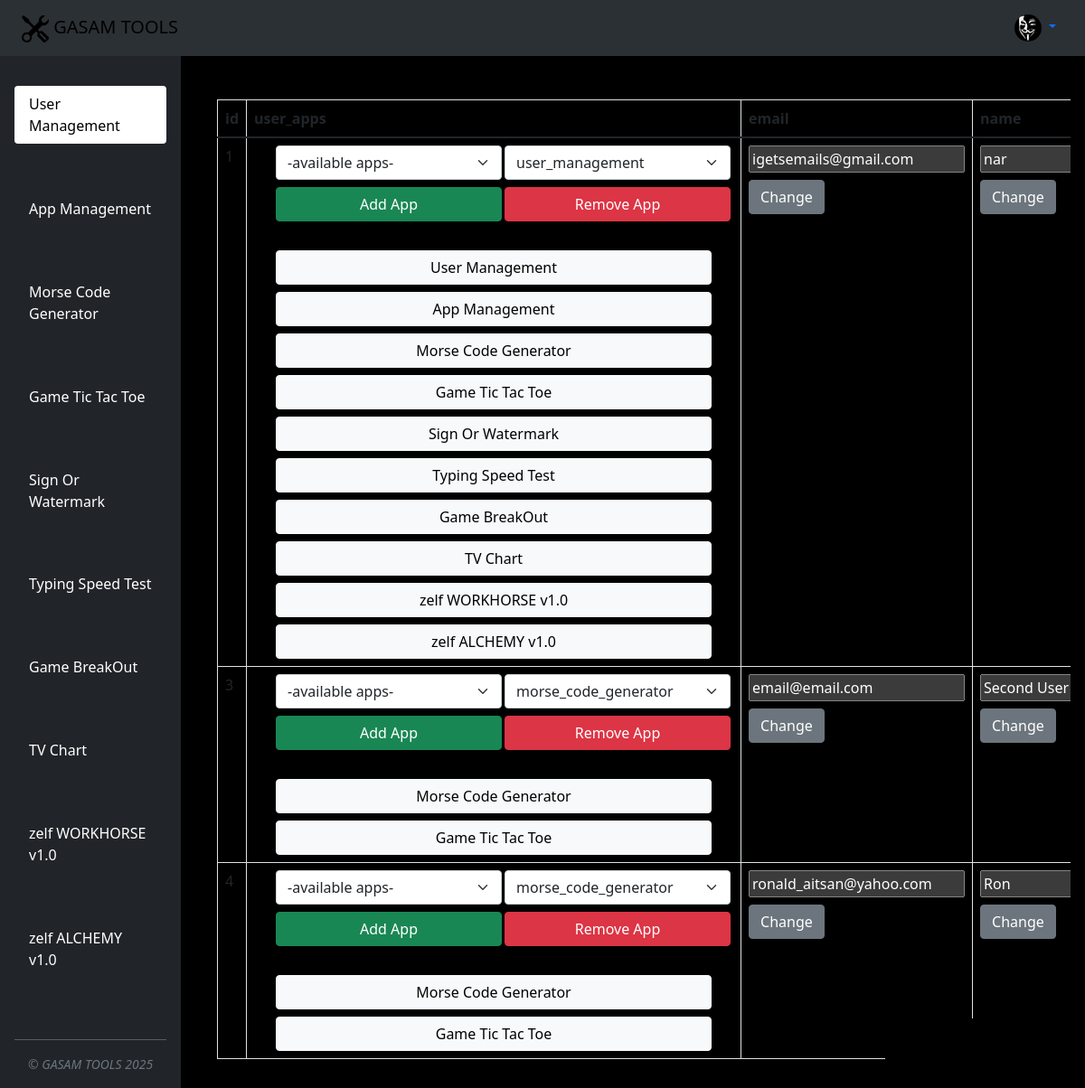
Screenshot of /app/user_management (signed in) with the database file from the repository.
### main.py (models this page shows)
class GasamApp(db.Model):
    __tablename__ = "gasam_apps"
    id = db.Column(db.Integer, primary_key=True)
    title = db.Column(db.String(250), unique=True, nullable=False)
    subtitle = db.Column(db.String(250))
    app_url = db.Column(db.String(250), unique=True)
    users = relationship("User", secondary=user_app_association, back_populates="apps")

### main.py (the view)
@app.route("/app/<app_name>", methods=["GET", "POST", "PUT"])
@login_required
def access_app(app_name):
    allowed_user_apps = []
    for this_app in current_user.apps:
        allowed_user_apps.append(this_app.app_url)
    if request.method == "POST":
        return_data = request.form
    else:
        return_data = False
    html_file_path = os.path.join('apps', app_name, f'{app_name}.html')
    js_file_path = os.path.join('apps', app_name, 'js', '_registry.html')
    css_file_path = os.path.join('apps', app_name, 'css', '_registry.html')
    with open(html_file_path, 'r') as file:
        html_content = file.read()
    with open(js_file_path, 'r') as file:
        js_html_content = file.read()
    with open(css_file_path, 'r') as file:
        css_html_content = file.read()
    try:
        module_name = f"apps.{app_name}.{app_name}"
        app_manager = importlib.import_module(module_name)
    except ImportError:
        return f"Error: No {app_name}.py found for {app_name}", 404
    if current_user.approved and app_name in allowed_user_apps:
        if request.method == 'PUT':
            content_type = request.headers.get('Content-Type')
            if content_type and 'application/json' in content_type:
                json_data = request.get_json() or {}
            elif content_type and 'multipart/form-data' in content_type:
                json_data = request.form.to_dict()
            files_data = request.files if request.files else {}
            if hasattr(app_manager, 'json_logic'):
                send_json_data = app_manager.json_logic(current_user, db, User, GasamApp, json_data, files_data)
            else:
                send_json_data = {}
            return jsonify(send_json_data)
        else:
            if hasattr(app_manager, 'app_logic'):
                send_data = app_manager.app_logic(current_user, db, User, GasamApp, app_name, return_data)
                if 'db_init' in send_data:
                    plugin_db_func = send_data['db_init']
                    plugin_db_func(db, app)
            else:
                send_data = {}
            if hasattr(app_manager, 'register_subpages'):
                app_subpages = app_manager.register_subpages(current_user)
            else:
                app_subpages = {}
            rendered_html_content = render_template_string(html_content, send_data=send_data)
            rendered_js_content = render_template_string(js_html_content, send_data='')
            rendered_css_content = render_template_string(css_html_content, send_data='')
            return render_template("app.html",
                                   app_html=rendered_html_content,
                                   user_apps=current_user.apps,
                                   app_name=app_name,
                                   app_js=rendered_js_content,
                                   app_css=rendered_css_content,
                                   app_subpages=app_subpages
                                   )
    else:
        return redirect(url_for('home'))

### apps/user_management/user_management.py (called while the page is built)
def register_subpages(current_user):
    app_subpages = []
    return app_subpages

def app_logic(current_user, db, User, GasamApp, page, return_data):
    available_apps = GasamApp.query.all()
    if return_data:
        pass
    if page == 'user_management':
        users = User.query.all()
        send_data = {'user_data': [{'id': user.id,
                                    'user_apps': user.apps,
                                    'email': user.email,
                                    'name': user.name,
                                    'role': user.role,
                                    'approved': user.approved,
                                    'delete_user': ''
                                    } for user in users],
                     'user_roles': available_roles,
                     'available_apps': available_apps,
                     }
    else:
        send_data = {}
    return send_data

### main.py (called while the page is built)
@login_manager.user_loader
def load_user(user_id):
    return db.session.get(User, int(user_id))

### templates/app.html (shortened to what this page needs)
{% include "header.html" %}
{% extends "base.html" %}
    {% block content %}
    {{ app_html | safe }}
{% endblock %}

### templates/base.html (shortened to what this page needs)
<div class="d-flex gasam main-container">
  <div class="d-flex flex-column flex-shrink-0 p-3 text-bg-dark sidebar" style="width: 200px;">
    <ul class="nav nav-pills flex-column mb-auto gasam sidebar">
      {% for app in user_apps %}
      <li class="nav-item">
        <a href="{{url_for('access_app', app_name=app.app_url) }}"
           class="nav-link text-white {% if app_name and app_name==app.app_url: %} active {% endif %}"
           aria-current="page"
           id="{{ app.app_url }}">
          <p class="gasam app-name" title="{{ app.subtitle }}">{{ app.title }}</p>
        </a>
      </li>
      {% endfor %}
    </ul>
    <div class="small text-center text-muted fst-italic">&copy; GASAM TOOLS <span id="gasam-footer-year"></span></div>
  </div>
  <div class="flex-grow-1 p-3 content d-flex flex-column gasam main-window">
    {% block content %} {% endblock %}
  </div>
</div>

### static/css/styles.css (style rules this page uses)
html, body { height: 100%; }
.sidebar { height: 100vh; overflow-y: auto; }
.gasam.sidebar { padding-top: 46px; display: grid; }
.nav-link.active { background-color: #fff !important; color: #000 !important; }
.gasam.main-container { width: 100%; overflow-y: hidden; }
.gasam.main-window { background-color: #000; width: calc(100% - 200px); margin-top: 46px; height: calc(100vh - 46px); overflow-y: hidden; }
.gasam.app-name { margin: 0; }

### rows the page displays
GasamApp: title "User Management"
GasamApp: title "App Management"
GasamApp: title "Morse Code Generator"
GasamApp: title "Game Tic Tac Toe"
GasamApp: title "Sign Or Watermark"
GasamApp: title "Typing Speed Test"
GasamApp: title "Game BreakOut"
GasamApp: title "TV Chart"
GasamApp: title "zelf WORKHORSE v1.0"
GasamApp: title "zelf ALCHEMY v1.0"
